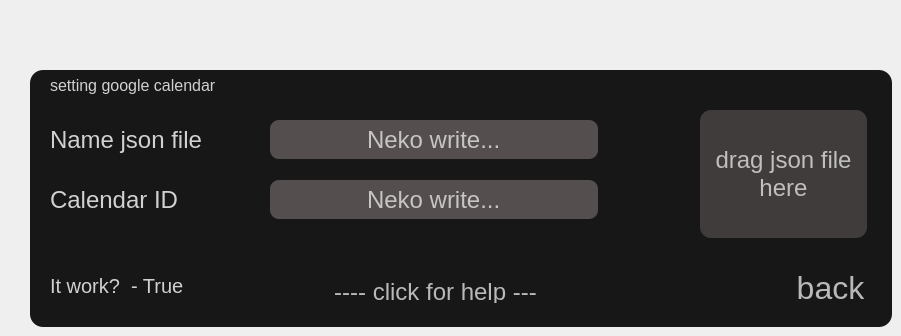
      <widget class="QWidget" name="page">
       <widget class="QFrame" name="frame">
        <property name="geometry">
         <rect>
          <x>30</x>
          <y>70</y>
          <width>862</width>
          <height>257</height>
         </rect>
        </property>
        <property name="styleSheet">
         <string notr="true">background: #171717;
box-shadow: 2px 4px 4px rgba(0, 0, 0, 0.25);
border-radius: 13px;
</string>
        </property>
        <property name="frameShape">
         <enum>QFrame::StyledPanel</enum>
        </property>
        <property name="frameShadow">
         <enum>QFrame::Raised</enum>
        </property>
        <widget class="QLabel" name="label">
         <property name="geometry">
          <rect>
           <x>20</x>
           <y>5</y>
           <width>181</width>
           <height>21</height>
          </rect>
         </property>
         <property name="styleSheet">
          <string notr="true">font-family: 'Titillium Web';
font-style: normal;
font-weight: 400;
font-size: 16px;
line-height: 24px;
/* identical to box height */


color: rgba(255, 255, 255, 0.8);
background: rgba(5, 5, 5, 0.0);</string>
         </property>
         <property name="text">
          <string>setting google calendar</string>
         </property>
        </widget>
        <widget class="QLabel" name="label_2">
         <property name="geometry">
          <rect>
           <x>20</x>
           <y>50</y>
           <width>161</width>
           <height>39</height>
          </rect>
         </property>
         <property name="styleSheet">
          <string notr="true">font-family: 'Titillium Web';
font-style: normal;
font-weight: 400;
font-size: 24px;
line-height: 37px;
/* identical to box height */


color: rgba(255, 255, 255, 0.8);
background: rgba(5, 5, 5, 0.0);</string>
         </property>
         <property name="text">
          <string>Name json file</string>
         </property>
        </widget>
        <widget class="QLabel" name="label_3">
         <property name="geometry">
          <rect>
           <x>20</x>
           <y>110</y>
           <width>151</width>
           <height>39</height>
          </rect>
         </property>
         <property name="styleSheet">
          <string notr="true">font-family: 'Titillium Web';
font-style: normal;
font-weight: 400;
font-size: 24px;
line-height: 37px;
/* identical to box height */


color: rgba(255, 255, 255, 0.8);
background: rgba(5, 5, 5, 0.0);</string>
         </property>
         <property name="text">
          <string>Calendar ID</string>
         </property>
        </widget>
        <widget class="QLabel" name="label_4">
         <property name="geometry">
          <rect>
           <x>20</x>
           <y>200</y>
           <width>151</width>
           <height>31</height>
          </rect>
         </property>
         <property name="styleSheet">
          <string notr="true">font-family: 'Titillium Web';
font-style: normal;
font-weight: 400;
font-size: 20px;
line-height: 24px;
/* identical to box height */


color: rgba(255, 255, 255, 0.8);
background: rgba(5, 5, 5, 0.0);</string>
         </property>
         <property name="text">
          <string>It work?  - True</string>
         </property>
        </widget>
        <widget class="QPushButton" name="pushButton">
         <property name="geometry">
          <rect>
           <x>280</x>
           <y>210</y>
           <width>251</width>
           <height>23</height>
          </rect>
         </property>
         <property name="styleSheet">
          <string notr="true">font-family: 'Titillium Web';
font-style: normal;
font-weight: 400;
font-size: 24px;
line-height: 37px;

color: rgba(255, 255, 255, 0.7);</string>
         </property>
         <property name="text">
          <string>---- click for help ---</string>
         </property>
        </widget>
        <widget class="QLineEdit" name="lineEdit">
         <property name="geometry">
          <rect>
           <x>240</x>
           <y>50</y>
           <width>328</width>
           <height>39</height>
          </rect>
         </property>
         <property name="styleSheet">
          <string notr="true">background: rgba(233, 209, 209, 0.3);
box-shadow: 2px 4px 4px rgba(0, 0, 0, 0.25);
border-radius: 9px;
font-family: 'Titillium Web';
font-style: normal;
font-weight: 400;
font-size: 24px;
line-height: 37px;

color: rgba(255, 255, 255, 0.67);
</string>
         </property>
         <property name="text">
          <string>Neko write...</string>
         </property>
         <property name="alignment">
          <set>Qt::AlignCenter</set>
         </property>
        </widget>
        <widget class="QLineEdit" name="lineEdit_2">
         <property name="geometry">
          <rect>
           <x>240</x>
           <y>110</y>
           <width>328</width>
           <height>39</height>
          </rect>
         </property>
         <property name="styleSheet">
          <string notr="true">background: rgba(233, 209, 209, 0.3);
box-shadow: 2px 4px 4px rgba(0, 0, 0, 0.25);
border-radius: 9px;
font-family: 'Titillium Web';
font-style: normal;
font-weight: 400;
font-size: 24px;
line-height: 37px;

color: rgba(255, 255, 255, 0.67);
</string>
         </property>
         <property name="text">
          <string>Neko write...</string>
         </property>
         <property name="alignment">
          <set>Qt::AlignCenter</set>
         </property>
        </widget>
        <widget class="QPushButton" name="pushButton_2">
         <property name="geometry">
          <rect>
           <x>670</x>
           <y>40</y>
           <width>167</width>
           <height>128</height>
          </rect>
         </property>
         <property name="styleSheet">
          <string notr="true">background: rgba(233, 209, 212, 0.2);
box-shadow: 2px 4px 4px rgba(0, 0, 0, 0.25);
border-radius: 11px;
font-family: 'Titillium Web';
font-style: normal;
font-weight: 400;
font-size: 24px;
line-height: 37px;
text-align: center;

color: rgba(255, 255, 255, 0.67);</string>
         </property>
         <property name="text">
          <string>
drag json file here
</string>
         </property>
        </widget>
        <widget class="QPushButton" name="pushButton_3">
         <property name="geometry">
          <rect>
           <x>750</x>
           <y>202</y>
           <width>101</width>
           <height>31</height>
          </rect>
         </property>
         <property name="styleSheet">
          <string notr="true">font-family: 'Titillium Web';
font-style: normal;
font-weight: 400;
font-size: 32px;
line-height: 37px;

color: rgba(255, 255, 255, 0.7);</string>
         </property>
         <property name="text">
          <string>back</string>
         </property>
        </widget>
       </widget>
      </widget>
